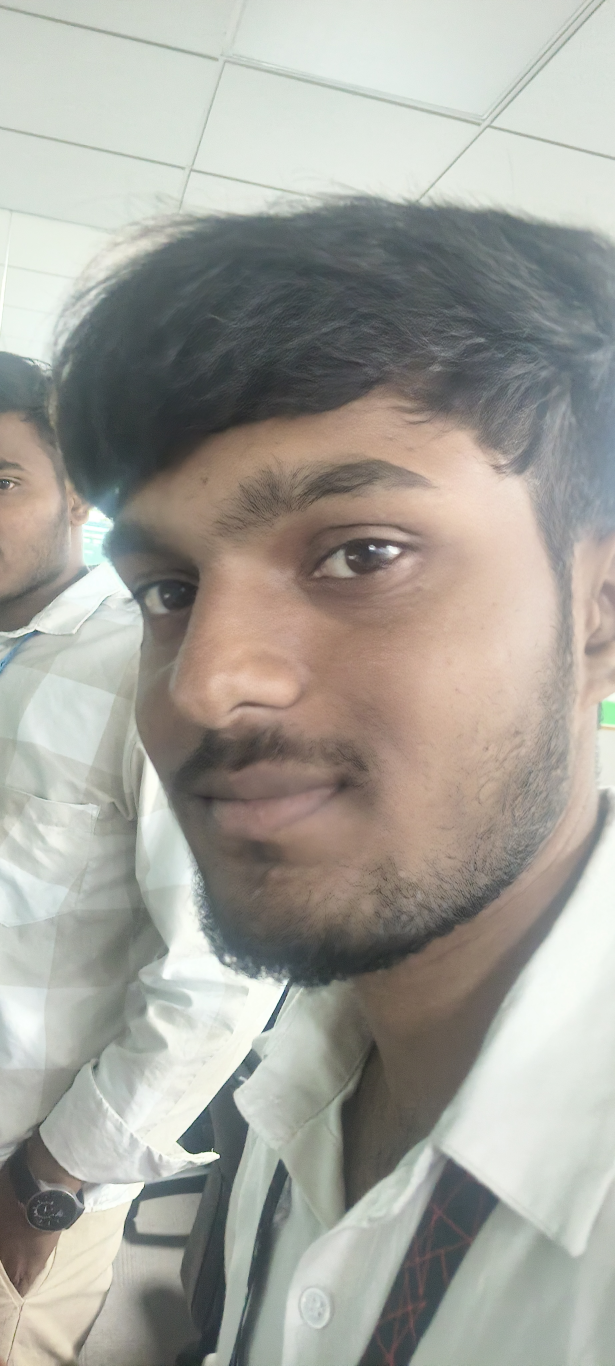
#> input picture source/EvidenX-V4.1(LATEST VERSION)/engine/IMG_20260206_154544.jpg, 1844 x 4096 px (shown at 1/3 size)
$ python -i copymove.py   (imports and definitions only)
#> lines starting #> are read from the running program, lines starting #| are printed output that depends on the picture; after the words box and inside, x2 and y2 are one past the last pixel; in counts of white or black regions, pixels touching at a corner belong together
import cv2
import numpy as np
import base64

def detect_copymove(image_path):
    """
    Detects copy-move forgery using SIFT feature matching (more accurate than ORB).
    Also generates a visual heatmap overlay showing matched/suspicious regions.

    Returns:
        matches_count : int   — number of suspicious match pairs found
        score         : float — normalized risk score (0–1)
        heatmap_b64   : str   — base64 PNG heatmap with matched region dots drawn
    """
#> called with image_path = 'IMG_20260206_154544.jpg'
    try:
        img_color = cv2.imread(image_path)
#> img_color is the input picture: shape (4096, 1844, 3); mean B, G, R 154.4, 161.7, 163.3
        if img_color is None:
            return 0, 0.0, ""

        img = cv2.cvtColor(img_color, cv2.COLOR_BGR2GRAY)
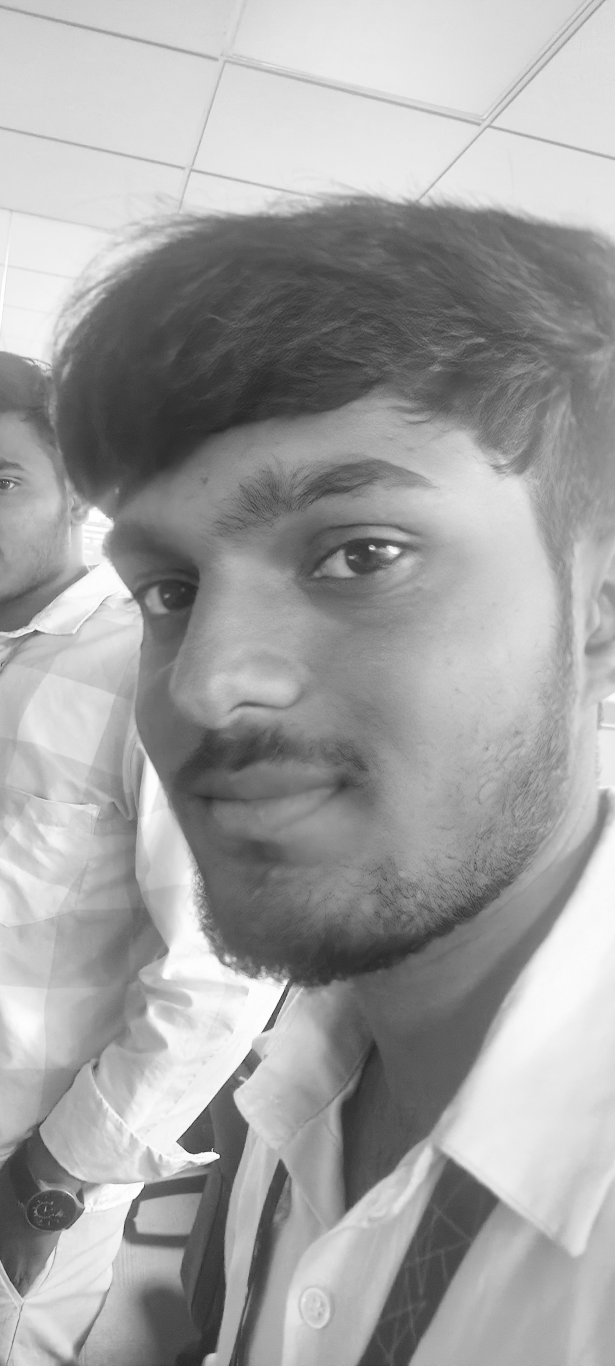
#> img: shape (4096, 1844) (shown at 1/3 size); min 21, max 255, mean 161.4

        # ── Use SIFT (better descriptor quality than ORB) ──────────────────
        # Fall back to ORB if SIFT is unavailable (older OpenCV builds)
        try:
            detector = cv2.SIFT_create(nfeatures=1500)
            norm_type = cv2.NORM_L2
        except AttributeError:
            detector = cv2.ORB_create(nfeatures=1500)
            norm_type = cv2.NORM_HAMMING

        keypoints, descriptors = detector.detectAndCompute(img, None)
#> keypoints = 1501 keypoints; strongest (x, y, size): (22, 1447, 2.8), (631, 3470, 25.5), (1116, 1644, 11.3), (651, 3469, 10.5)

        if descriptors is None or len(descriptors) < 4:
            return 0, 0.0, ""

        # ── k-NN self-matching ─────────────────────────────────────────────
        bf = cv2.BFMatcher(norm_type, crossCheck=False)
        matches = bf.knnMatch(descriptors, descriptors, k=3)
#> matches = 1501 matches

        good_matches = []
        for match_list in matches:
            for m in match_list[1:]:  # skip self-match (index 0, distance ~0)
                pt1 = keypoints[m.queryIdx].pt
                pt2 = keypoints[m.trainIdx].pt
                spatial_dist = np.hypot(pt1[0] - pt2[0], pt1[1] - pt2[1])
                if spatial_dist > 20:
                    good_matches.append((pt1, pt2))
#> after the loop, good_matches = 2798 items

        count = len(good_matches)
#> count = 2798

        # ── Score ──────────────────────────────────────────────────────────
        score = float(min(count / 80.0, 1.0))
#> score = 1

        # ── Heatmap visualization ──────────────────────────────────────────
        heatmap_b64 = ""
        try:
            overlay = img_color.copy()
            heat = np.zeros(img_color.shape[:2], dtype=np.float32)
            h, w = heat.shape
#> h = 4096; w = 1844

            for (pt1, pt2) in good_matches:
                x1, y1 = int(pt1[0]), int(pt1[1])
                x2, y2 = int(pt2[0]), int(pt2[1])
                # Draw connecting line (subtle)
                cv2.line(overlay, (x1, y1), (x2, y2), (0, 0, 255), 1, cv2.LINE_AA)
                # Accumulate heat at both ends
                for xc, yc in [(x1, y1), (x2, y2)]:
                    cv2.circle(heat, (xc, yc), 12, 1.0, -1)
#> this loop made 2798 passes
#> (pt1, pt2, x1, y1, x2, y2) on passes 1 to 3: ((1811.6, 2393.4), (1380.8, 3626), 1811, 2393, 1380, 3625), ((1811.6, 2393.4), (727.1, 1070.4), 1811, 2393, 727, 1070), ((3.01, 3781.1), (363.8, 3550), 3, 3781, 363, 3549)
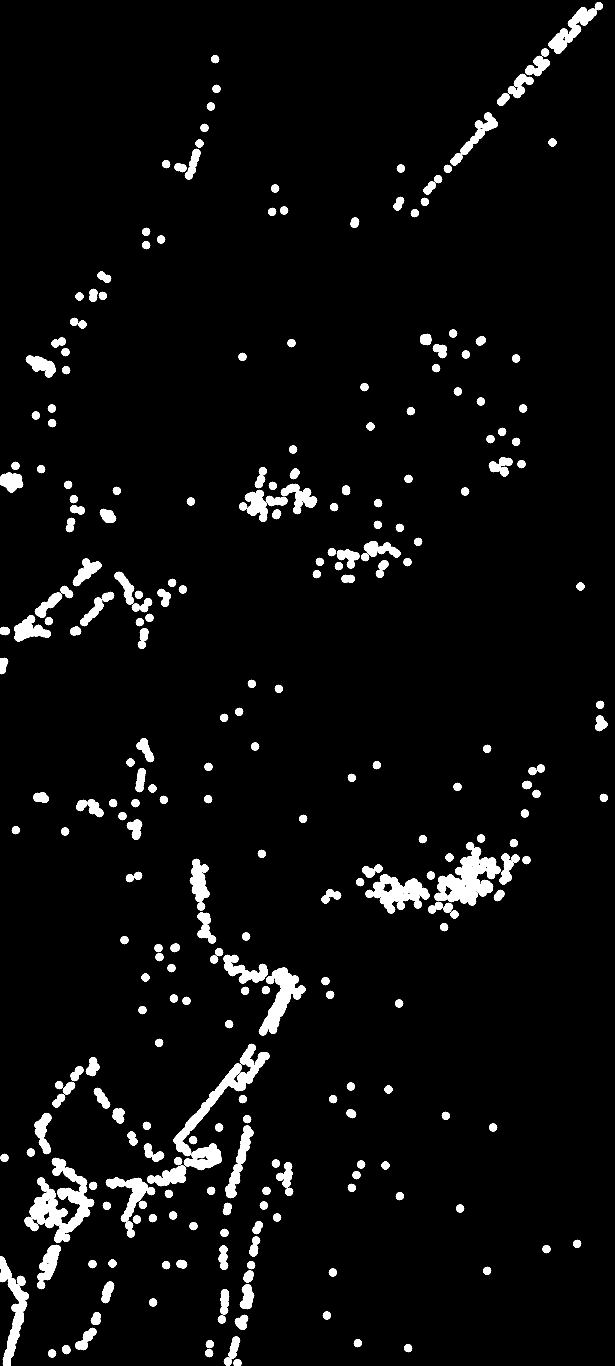
#> heat: shape (4096, 1844) float32 (shown at 1/3 size); values 0 (black) and 1 (white), 4.4% white; 295 white regions, largest, box (x1, y1, x2, y2) and area: (88, 3473, 283, 3729) 19276, (1303, 2541, 1502, 2717) 17028, (520, 3131, 809, 3469) 14460
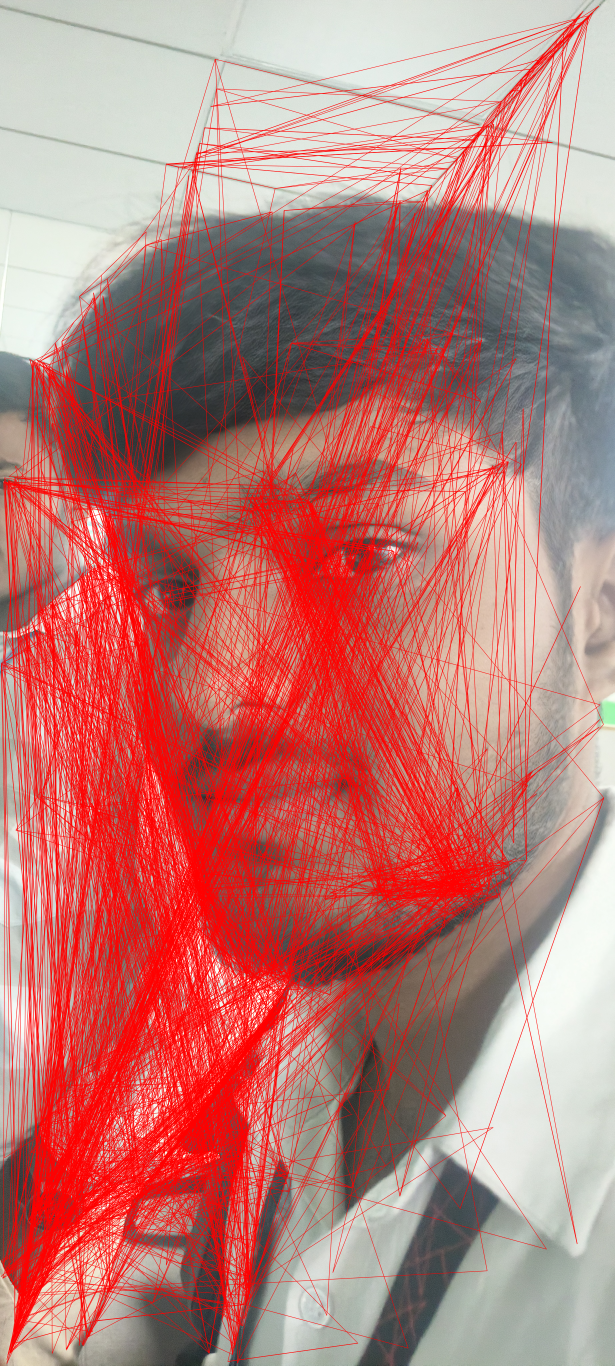
#> overlay: shape (4096, 1844, 3) (shown at 1/3 size); mean B, G, R 117.1, 122.3, 187.9

            # Smooth and colourise heat
            heat = cv2.GaussianBlur(heat, (31, 31), 0)
            heat_norm = cv2.normalize(heat, None, 0, 255, cv2.NORM_MINMAX).astype(np.uint8)
            heat_color = cv2.applyColorMap(heat_norm, cv2.COLORMAP_JET)
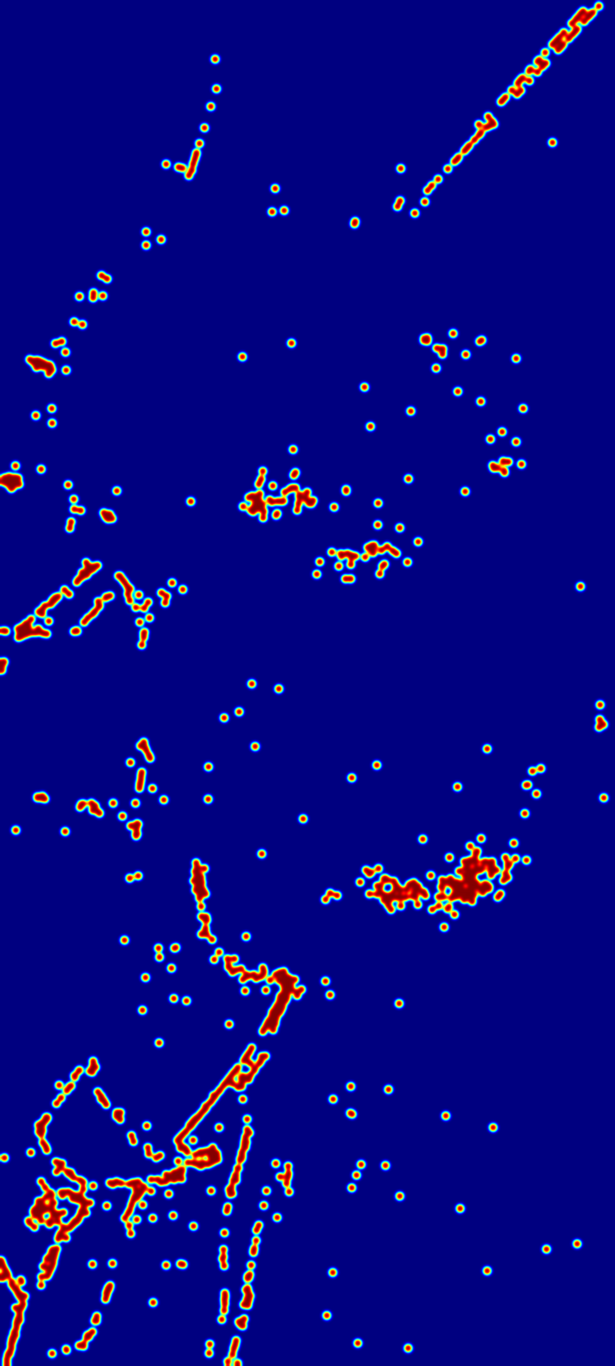
#> heat_color: shape (4096, 1844, 3) (shown at 1/3 size); mean B, G, R 128.2, 8.6, 9.5
            blended = cv2.addWeighted(overlay, 0.6, heat_color, 0.4, 0)
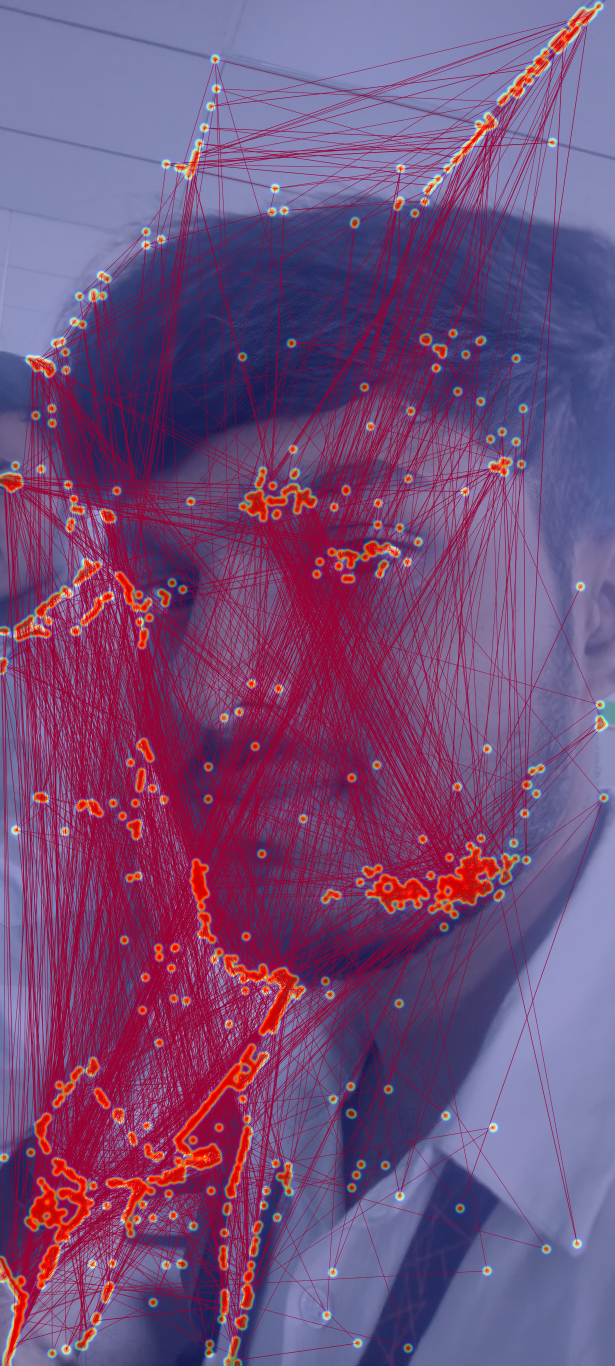
#> blended: shape (4096, 1844, 3) (shown at 1/3 size); mean B, G, R 121.5, 76.8, 116.5

            _, buf = cv2.imencode('.png', blended)
            heatmap_b64 = base64.b64encode(buf).decode()
        except Exception as viz_err:
            print(f"Copy-Move viz error: {viz_err}")

        return count, score, heatmap_b64

    except Exception as e:
        print(f"Copy-Move Error: {e}")
        return 0, 0.0, ""

>>> result = detect_copymove('IMG_20260206_154544.jpg')
